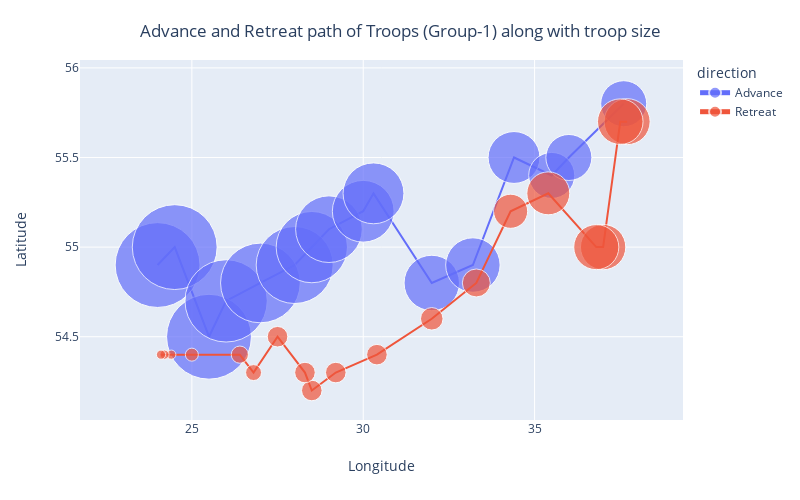
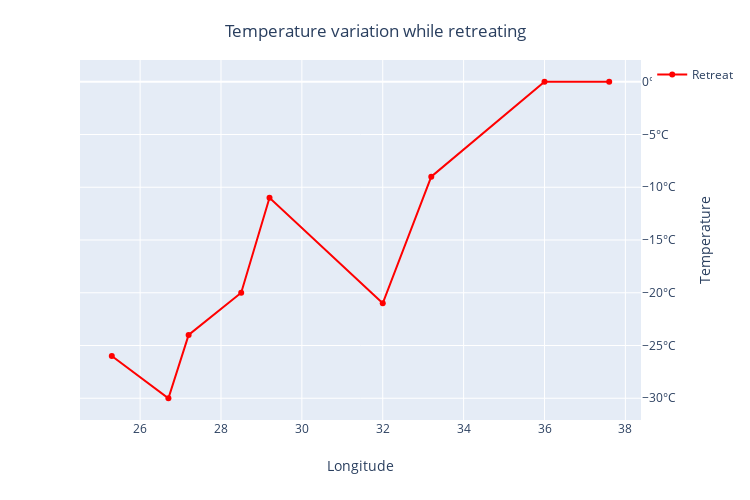

Here is the notebook cell these charts were saved with, in order:
### Markdown cell above
## Plot subtroops routes and the troops survived during march

### Code cell
import plotly.express as px

px.set_mapbox_access_token("pk.eyJ1IjoidGFwYXJpYWFua2l0IiwiYSI6ImNrNnZkMHcwYTAwbHAzZm8zaDZsYmw1MmMifQ.EJwk7nwt6TUoMFs-YlNNTQ")
fig = px.line_mapbox(df_troops_1, lat="lat", lon="long", color="direction",zoom=4.5, height= 500,width =750).update_traces(mode='lines+markers',
                                                                                                                          marker = dict(size = 15, symbol = 'marker'))
fig.update_layout(
      title={
        'text': "Advance and Retreat path of Troops (Group-1)",
        'y':0.95,
        'x':0.5,
        'xanchor': 'center',
        'yanchor': 'top'},
    xaxis = dict(
        title_standoff = 25),
    yaxis = dict(
        title_standoff = 25))
fig.show()

import plotly.express as px
fig = (px.scatter(df_troops_1, x="long", y="lat", size="survivors", color="direction",
           hover_name="survivors", size_max=60 , height= 500,width =800).update_traces(mode='lines+markers',showlegend=True))
fig.update_layout(
      title={
        'text': "Advance and Retreat path of Troops (Group-1) along with troop size",
        'y':0.95,
        'x':0.5,
        'xanchor': 'center',
        'yanchor': 'top'},
    xaxis = dict(
        title_text = "Longitude",
        title_standoff = 25),
    yaxis = dict(
        title_text = "Latitude",
        title_standoff = 25))

fig.show()

df_temp = pd.read_csv('minard-temp.csv')
df_temp.head()

fig = (px.line(df_temp, x="long", y="temp",height= 500,width =750).update_traces(mode='lines+markers',name="Retreat",showlegend=True,
                                                                                line=dict(color='red')))

fig.update_layout(
      title={
        'text': "Temperature variation while retreating",
        'y':0.95,
        'x':0.5,
        'xanchor': 'center',
        'yanchor': 'top'},
    xaxis = dict(
        title_text = "Longitude",
        title_standoff = 25),
    yaxis = dict(
        side = "right",
        title_text = "Temperature",
        title_standoff = 25,
        ticksuffix="°C"))


fig.show()


import plotly.express as px
px.set_mapbox_access_token("pk.eyJ1IjoidGFwYXJpYWFua2l0IiwiYSI6ImNrNnZkMHcwYTAwbHAzZm8zaDZsYmw1MmMifQ.EJwk7nwt6TUoMFs-YlNNTQ")
fig = px.line_mapbox(df_troops_2, lat="lat", lon="long", color="direction",zoom=6)
fig.show()

import plotly.express as px
fig = (px.scatter(df_troops_2, x="long", y="lat", size="survivors", color="direction",
           hover_name="survivors", size_max=60).update_traces(mode='lines+markers',showlegend=True))
fig.show()


import plotly.express as px
px.set_mapbox_access_token("pk.eyJ1IjoidGFwYXJpYWFua2l0IiwiYSI6ImNrNnZkMHcwYTAwbHAzZm8zaDZsYmw1MmMifQ.EJwk7nwt6TUoMFs-YlNNTQ")
fig = px.line_mapbox(df_troops_3, lat="lat", lon="long", color="direction",zoom=6)
fig.show()

import plotly.express as px
fig = (px.scatter(df_troops_3, x="long", y="lat", size="survivors", color="direction",
           hover_name="survivors", size_max=60).update_traces(mode='lines+markers',showlegend=True))
fig.show()

### Figure 1 — Plotly figure (JSON) as saved in the notebook; plotly's stock layout.template omitted (floating-point values rounded to 4 significant figures)
{"data": [{"hoverlabel": {"namelength": 0}, "hovertemplate": "<b>%{hovertext}</b><br><br>direction=Advance<br>long=%{x}<br>lat=%{y}<br>survivors=%{marker.size}", "hovertext": [340000, 340000, 340000, 320000, 300000, 280000, 240000, 210000, 180000, 175000, 145000, 140000, 127100, 100000, 100000, 100000], "legendgroup": "Advance", "marker": {"color": "#636efa", "size": [340000, 340000, 340000, 320000, 300000, 280000, 240000, 210000, 180000, 175000, 145000, 140000, 127100, 100000, 100000, 100000], "sizemode": "area", "sizeref": 94.44, "symbol": "circle"}, "mode": "lines+markers", "name": "Advance", "showlegend": true, "type": "scatter", "x": [24, 24.5, 25.5, 26, 27, 28, 28.5, 29, 30, 30.3, 32, 33.2, 34.4, 35.5, 36, 37.6], "xaxis": "x", "y": [54.9, 55, 54.5, 54.7, 54.8, 54.9, 55, 55.1, 55.2, 55.3, 54.8, 54.9, 55.5, 55.4, 55.5, 55.8], "yaxis": "y"}, {"hoverlabel": {"namelength": 0}, "hovertemplate": "<b>%{hovertext}</b><br><br>direction=Retreat<br>long=%{x}<br>lat=%{y}<br>survivors=%{marker.size}", "hovertext": [100000, 98000, 97000, 96000, 87000, 55000, 37000, 24000, 20000, 20000, 20000, 20000, 20000, 12000, 14000, 8000, 4000, 4000, 4000], "legendgroup": "Retreat", "marker": {"color": "#EF553B", "size": [100000, 98000, 97000, 96000, 87000, 55000, 37000, 24000, 20000, 20000, 20000, 20000, 20000, 12000, 14000, 8000, 4000, 4000, 4000], "sizemode": "area", "sizeref": 94.44, "symbol": "circle"}, "mode": "lines+markers", "name": "Retreat", "showlegend": true, "type": "scatter", "x": [37.7, 37.5, 37, 36.8, 35.4, 34.3, 33.3, 32, 30.4, 29.2, 28.5, 28.3, 27.5, 26.8, 26.4, 25, 24.4, 24.2, 24.1], "xaxis": "x", "y": [55.7, 55.7, 55, 55, 55.3, 55.2, 54.8, 54.6, 54.4, 54.3, 54.2, 54.3, 54.5, 54.3, 54.4, 54.4, 54.4, 54.4, 54.4], "yaxis": "y"}], "layout": {"height": 500, "legend": {"itemsizing": "constant", "title": {"text": "direction"}, "tracegroupgap": 0}, "margin": {"t": 60}, "title": {"text": "Advance and Retreat path of Troops (Group-1) along with troop size", "x": 0.5, "xanchor": "center", "y": 0.95, "yanchor": "top"}, "width": 800, "xaxis": {"anchor": "y", "domain": [0, 1], "title": {"standoff": 25, "text": "Longitude"}}, "yaxis": {"anchor": "x", "domain": [0, 1], "title": {"standoff": 25, "text": "Latitude"}}}}

### Figure 2 — Plotly figure (JSON) as saved in the notebook; plotly's stock layout.template omitted (floating-point values rounded to 4 significant figures)
{"data": [{"hoverlabel": {"namelength": 0}, "hovertemplate": "long=%{x}<br>temp=%{y}", "legendgroup": "", "line": {"color": "red", "dash": "solid"}, "mode": "lines+markers", "name": "Retreat", "showlegend": true, "type": "scatter", "x": [37.6, 36, 33.2, 32, 29.2, 28.5, 27.2, 26.7, 25.3], "xaxis": "x", "y": [0, 0, -9, -21, -11, -20, -24, -30, -26], "yaxis": "y"}], "layout": {"height": 500, "legend": {"tracegroupgap": 0}, "margin": {"t": 60}, "title": {"text": "Temperature variation while retreating", "x": 0.5, "xanchor": "center", "y": 0.95, "yanchor": "top"}, "width": 750, "xaxis": {"anchor": "y", "domain": [0, 1], "title": {"standoff": 25, "text": "Longitude"}}, "yaxis": {"anchor": "x", "domain": [0, 1], "side": "right", "ticksuffix": "°C", "title": {"standoff": 25, "text": "Temperature"}}}}
